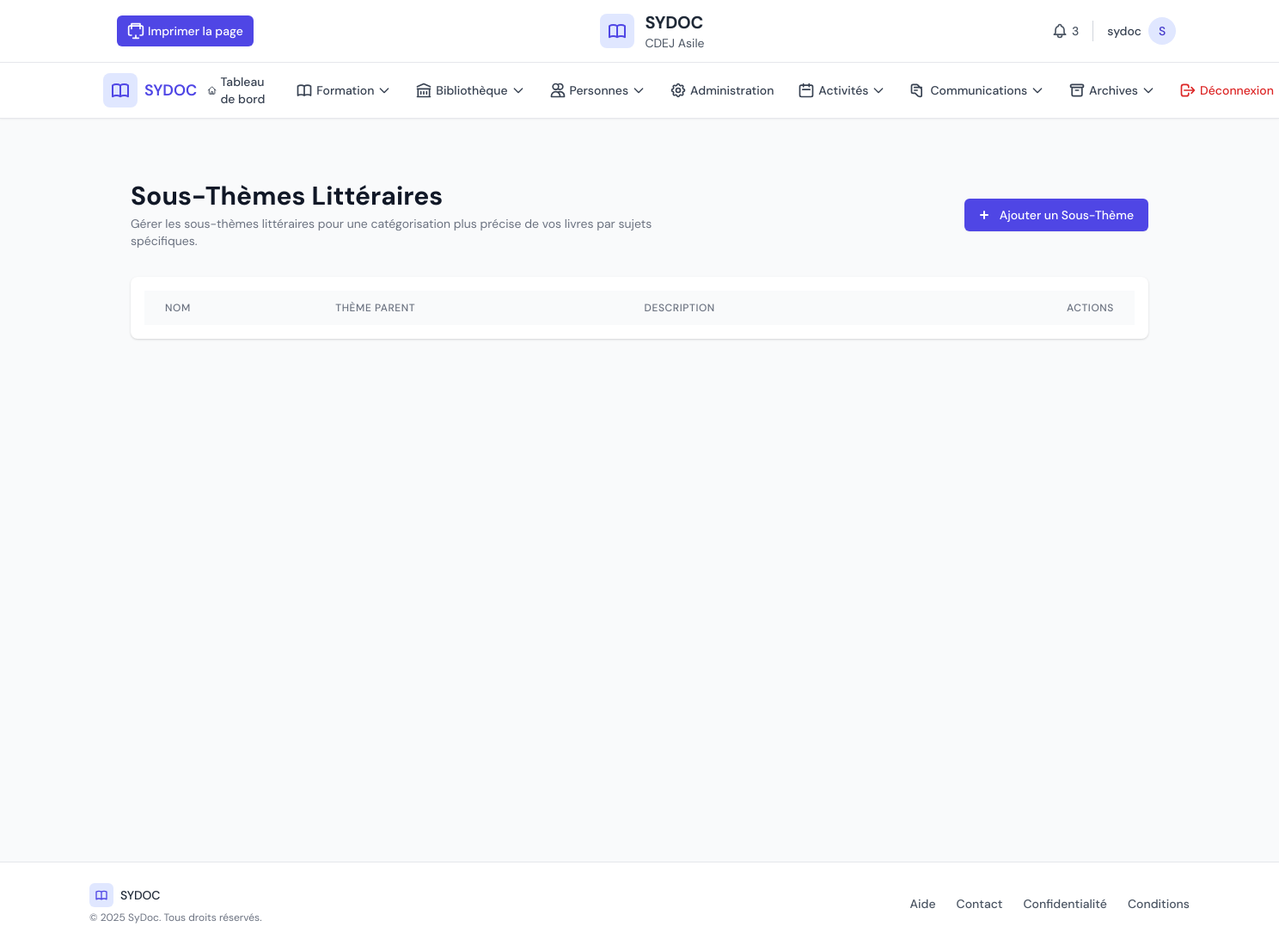
The app's page /center/sub-themes/ (signed in), older data.
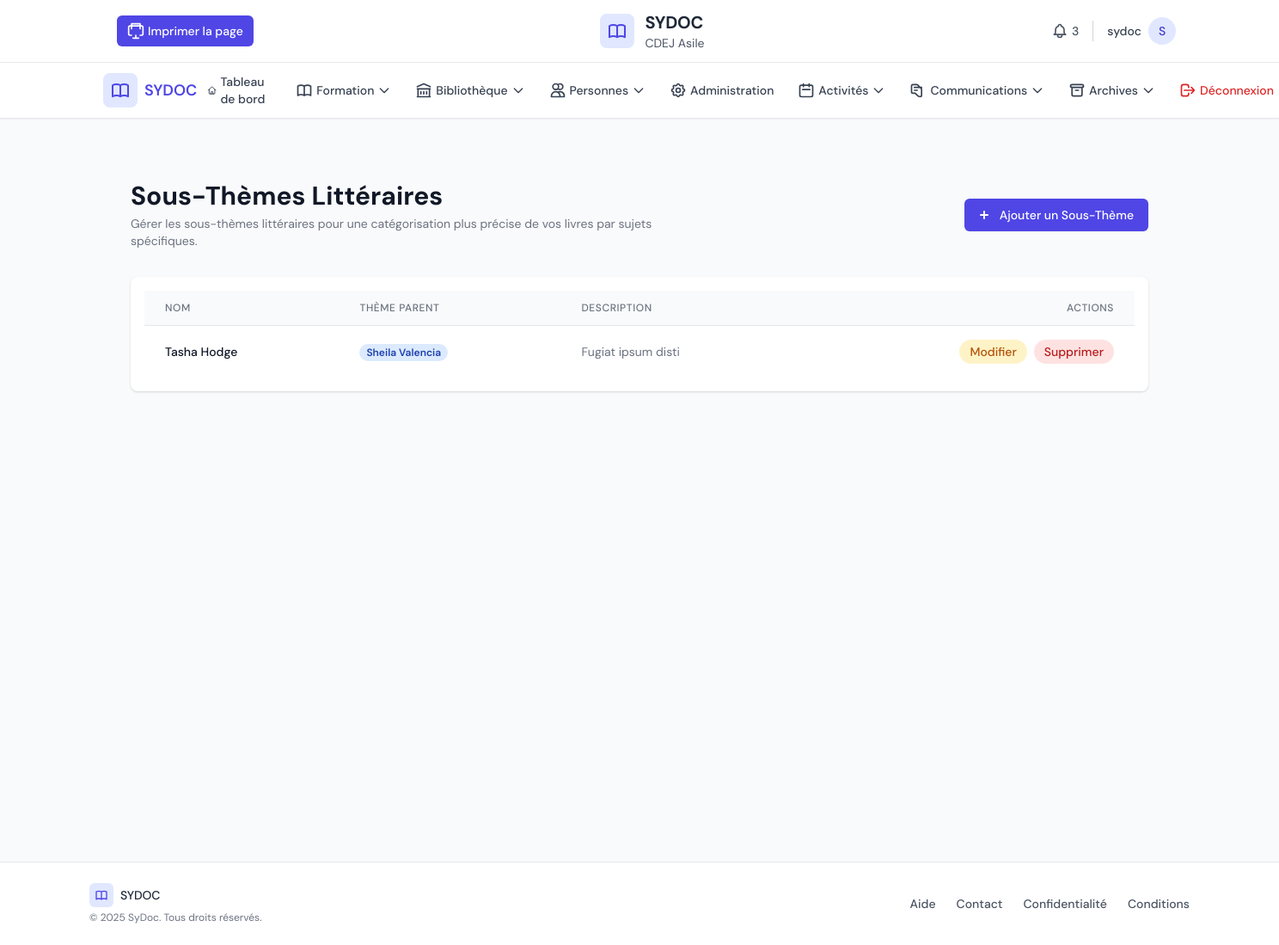
The same page, newer data.
### core/models.py (models this page shows, shortened)
class SousTheme(models.Model):
    theme = models.ForeignKey(Theme, on_delete=models.CASCADE, related_name='sous_themes',
                            verbose_name='Thème Principal')
    name = models.CharField(max_length=100, verbose_name='Nom du Sous-Thème')
    description = models.TextField(blank=True, verbose_name='Description')
    class Meta:
        verbose_name = 'Sous-Thème'
        verbose_name_plural = 'Sous-Thèmes'
        ordering = ['theme__name', 'name']
        unique_together = ('theme', 'name')

class Theme(models.Model):
    name = models.CharField(max_length=100, unique=True, verbose_name='Nom du Thème')
    description = models.TextField(blank=True, verbose_name='Description')
    class Meta:
        verbose_name = 'Thème'
        verbose_name_plural = 'Thèmes'
        ordering = ['name']

### center_panel/views.py (the view)
# urls.py: path('sub-themes/', views.subtheme_list, name='subthemes'),
@login_required
def subtheme_list(request):
    current_center = DocumentationCenter.objects.first()
    subthemes = SousTheme.objects.select_related('theme').order_by('theme__name', 'name')
    context = {
        'subthemes': subthemes,
        'current_center': current_center,
    }
    return render(request, 'center_panel/admin/subtheme_list.html', context)

### center_panel/templates/center_panel/admin/subtheme_list.html (shortened to what the changed rows need)
{% extends 'center_panel/base.html' %}
{% load static %}
{% block content %}
<div class="min-h-screen bg-gray-50 py-8 px-4 sm:px-6 lg:px-8">
    <div class="max-w-7xl mx-auto">
        <div class="md:flex md:items-center md:justify-between mb-8">
            <div class="flex-1 min-w-0">
                <h2 class="text-2xl font-bold leading-7 text-gray-900 sm:text-3xl sm:truncate">
                    Sous-Thèmes Littéraires
                </h2>
            </div>
        </div>
        <div class="bg-white shadow overflow-hidden sm:rounded-lg">
            <div class="p-4">
                <table id="subthemes-table" class="min-w-full divide-y divide-gray-200" data-datatable>
                    <thead class="bg-gray-50">
                        <tr>
                            <th scope="col" class="px-6 py-3 text-left text-xs font-medium text-gray-500 uppercase tracking-wider">
                                Nom
                            </th>
                            <th scope="col" class="px-6 py-3 text-left text-xs font-medium text-gray-500 uppercase tracking-wider">
                                Thème Parent
                            </th>
                            <th scope="col" class="px-6 py-3 text-left text-xs font-medium text-gray-500 uppercase tracking-wider">
                                Description
                            </th>
                            <th scope="col" class="px-6 py-3 text-right text-xs font-medium text-gray-500 uppercase tracking-wider">
                                Actions
                            </th>
                        </tr>
                    </thead>
                    <tbody class="bg-white divide-y divide-gray-200">
                        {% for subtheme in subthemes %}
                        <tr>
                            <td class="px-6 py-4 whitespace-nowrap">
                                <div class="text-sm font-medium text-gray-900">{{ subtheme.name }}</div>
                            </td>
                            <td class="px-6 py-4 whitespace-nowrap">
                                <span class="px-2 inline-flex text-xs leading-5 font-semibold rounded-full bg-blue-100 text-blue-800">
                                    {{ subtheme.theme.name }}
                                </span>
                            </td>
                            <td class="px-6 py-4">
                                <div class="text-sm text-gray-500">{{ subtheme.description|truncatechars:50 }}</div>
                            </td>
                            <td class="px-6 py-4 whitespace-nowrap text-right text-sm font-medium">
                                <div class="flex space-x-2 justify-end">
                                    <a href="{% url 'center_panel:edit_subtheme' subtheme.id %}" class="bg-yellow-100 hover:bg-yellow-200 text-yellow-700 px-3 py-1 rounded-full text-sm font-medium">
                                        Modifier
                                    </a>
                                    <a href="#" class="bg-red-100 hover:bg-red-200 text-red-700 px-3 py-1 rounded-full text-sm font-medium delete-btn" data-id="{{ subtheme.id }}">
                                        Supprimer
                                    </a>
                                </div>
                            </td>
                        </tr>
                        {% endfor %}
                    </tbody>
                </table>
            </div>
        </div>
    </div>
</div>
{% endblock %}

Row changes from the older to the newer data that the page shows:
added SousTheme: name "Tasha Hodge", theme.name "Sheila Valencia", description "Fugiat ipsum disti"
